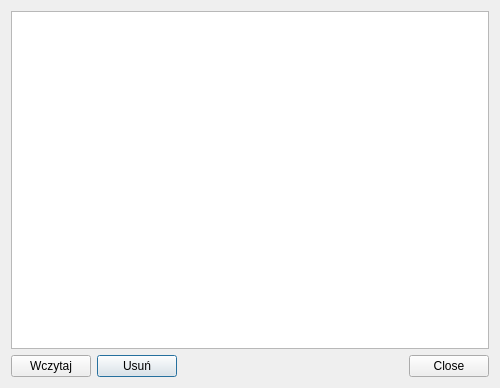
<?xml version="1.0" encoding="UTF-8"?>
<ui version="4.0">
 <class>ProjektyDialog</class>
 <widget class="QDialog" name="ProjektyDialog">
  <property name="windowModality">
   <enum>Qt::NonModal</enum>
  </property>
  <property name="geometry">
   <rect>
    <x>0</x>
    <y>0</y>
    <width>500</width>
    <height>388</height>
   </rect>
  </property>
  <property name="sizePolicy">
   <sizepolicy hsizetype="Preferred" vsizetype="Preferred">
    <horstretch>0</horstretch>
    <verstretch>0</verstretch>
   </sizepolicy>
  </property>
  <property name="minimumSize">
   <size>
    <width>500</width>
    <height>80</height>
   </size>
  </property>
  <property name="contextMenuPolicy">
   <enum>Qt::DefaultContextMenu</enum>
  </property>
  <property name="windowTitle">
   <string>GEOPANEL: Usługi WMS</string>
  </property>
  <layout class="QGridLayout" name="gridLayout">
   <item row="0" column="0" colspan="4">
    <widget class="QTreeWidget" name="treeProjekty">
     <property name="rootIsDecorated">
      <bool>false</bool>
     </property>
     <property name="itemsExpandable">
      <bool>false</bool>
     </property>
     <attribute name="headerVisible">
      <bool>false</bool>
     </attribute>
     <column>
      <property name="text">
       <string>plik</string>
      </property>
     </column>
     <column>
      <property name="text">
       <string>opis</string>
      </property>
      <property name="textAlignment">
       <set>AlignRight|AlignVCenter</set>
      </property>
     </column>
    </widget>
   </item>
   <item row="1" column="1">
    <widget class="QPushButton" name="buttonUsun">
     <property name="text">
      <string>Usuń</string>
     </property>
    </widget>
   </item>
   <item row="1" column="0">
    <widget class="QPushButton" name="buttonWczytaj">
     <property name="text">
      <string>Wczytaj</string>
     </property>
    </widget>
   </item>
   <item row="1" column="2" colspan="2">
    <widget class="QDialogButtonBox" name="buttonBox">
     <property name="sizePolicy">
      <sizepolicy hsizetype="Expanding" vsizetype="Fixed">
       <horstretch>1</horstretch>
       <verstretch>0</verstretch>
      </sizepolicy>
     </property>
     <property name="autoFillBackground">
      <bool>false</bool>
     </property>
     <property name="standardButtons">
      <set>QDialogButtonBox::Close</set>
     </property>
     <property name="centerButtons">
      <bool>false</bool>
     </property>
    </widget>
   </item>
  </layout>
 </widget>
 <tabstops>
  <tabstop>treeProjekty</tabstop>
  <tabstop>buttonWczytaj</tabstop>
  <tabstop>buttonBox</tabstop>
  <tabstop>buttonUsun</tabstop>
 </tabstops>
 <resources>
  <include location="resources.qrc"/>
 </resources>
 <connections>
  <connection>
   <sender>buttonBox</sender>
   <signal>clicked(QAbstractButton*)</signal>
   <receiver>ProjektyDialog</receiver>
   <slot>close()</slot>
   <hints>
    <hint type="sourcelabel">
     <x>407</x>
     <y>374</y>
    </hint>
    <hint type="destinationlabel">
     <x>474</x>
     <y>249</y>
    </hint>
   </hints>
  </connection>
 </connections>
</ui>
